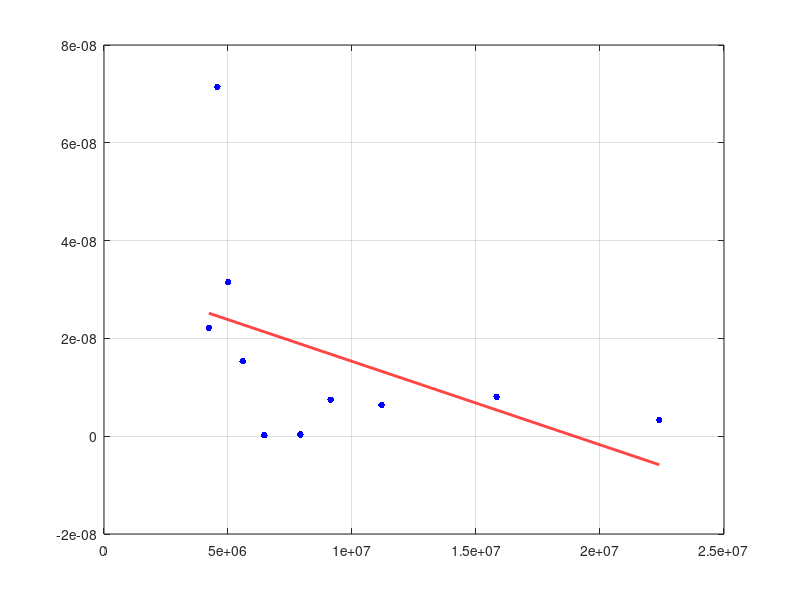

Write the MATLAB code that produced this figure. (Note: this script raises an error after producing the figure.)
clear;
sigma = [3.056, 14.81, 23.38, 41.25, 2.565, 1.785, 225.3, 578.5, 1575, 570.8] * 1e-15;  % sigma's are sigma(4.605*R*C) => sigma(c) = sigma's/(4.605*R)
% sigma = [4.624, 3.692, 13.02, 0.5768, 5.273, 242.4, 388.8, 574.4, 1193]*1e-15;
capSizes = [1, 2, 4, 6, 8, 12, 16, 20, 24, 28] * 1.995 * 1e-15;
capAreas = capSizes/.001025;

deltaC = sigma/(abs(log(.01))*1e8);
deltaCOverC = deltaC./capSizes;
linearSpread = deltaCOverC.*(capAreas.^(3/2));


%Get coefficients of a line fit through the data.
coefficients = polyfit(1./sqrt(capSizes), deltaCOverC, 1);
%Create a new x axis with exactly 1000 points (or whatever you want).
xFit = linspace(min(1./sqrt(capSizes)), max(1./sqrt(capSizes)), 1000);
%Get the estimated yFit value for each of those 1000 new x locations.
yFit = polyval(coefficients , xFit);
%Plot everything.
plot(1./sqrt(capSizes), deltaCOverC, 'b.', 'MarkerSize', 15); % Plot training data.
hold on; % Set hold on so the next plot does not blow away the one we just drew.
plot(xFit, yFit, 'r-', 'LineWidth', 2); % Plot fitted line.
grid on;


fprintf("Fitted process parameter: "+ coefficients(1) + ".\n");
% plot(1./sqrt(capSizes), deltaSigmaOverC)
